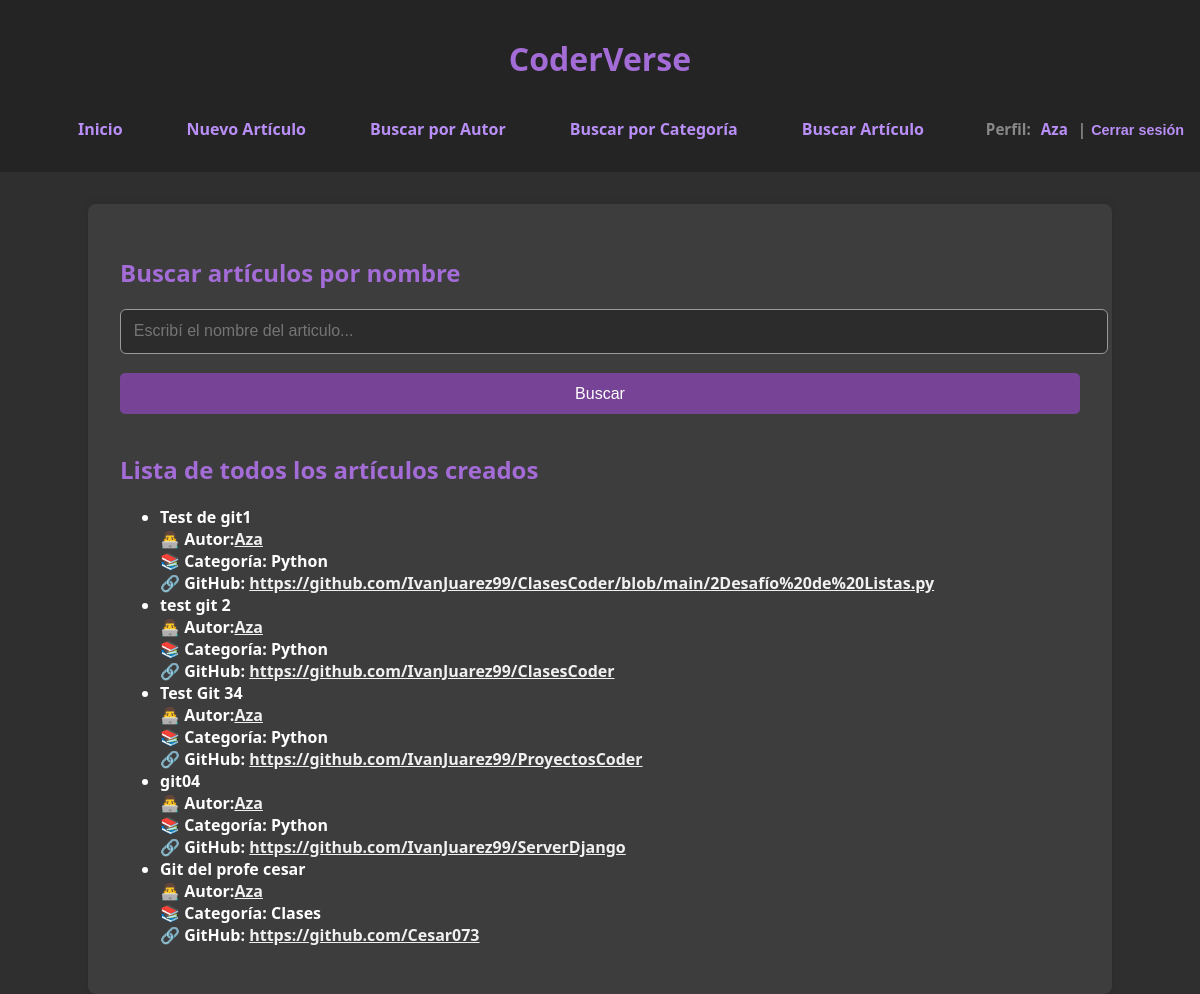
The page /buscar_articulos/ (signed in) on the database its author committed.
### blog/models.py (models this page shows, shortened)
class Articulo(models.Model):
    titulo = models.CharField(max_length=20)
    autor = models.ForeignKey(Autor, on_delete=models.CASCADE)
    contenido = models.TextField()
    categoria = models.ForeignKey(Categoria, on_delete=models.CASCADE)
    fecha_publicacion = models.DateField(auto_now_add=True)

class Autor(models.Model):
    user = models.OneToOneField(User, on_delete=models.CASCADE, null=True, blank=True)
    nombre = models.CharField(max_length=20)
    especialidad = models.CharField(max_length=20)
    biografia = models.TextField()

class Categoria(models.Model):
    nombre = models.CharField(max_length=20)
    descripcion = models.TextField()

### blog/views.py (the view)
# urls.py: path('buscar_articulos/', views.buscar_articulos, name='buscar_articulos'),
@login_required
def buscar_articulos(request):
    query = request.GET.get('query', '')
    if query:
        resultados = Articulo.objects.filter(titulo__icontains=query)
    else:
        resultados = None
    todos_los_articulos = Articulo.objects.all()
    form = BusquedaArticuloForm(request.GET)
    return render(request, 'blog/buscar_articulos.html', {'form': form, 'resultados': resultados, 'todos_los_articulos': todos_los_articulos, 'query': query})

### blog/forms.py
class BusquedaArticuloForm(forms.Form):
    query = forms.CharField(max_length=100, required=False, label='Buscar Artículo')

### blog/templates/blog/buscar_articulos.html (shortened to what this page needs)
{% extends 'blog/base.html' %}
{% block content %}
    <h2>Buscar artículos por nombre</h2>
    <form method="get">
        <input type="text" name="query" placeholder="Escribí el nombre del articulo..." value="{{ query }}">
        <input type="submit" value="Buscar">
    </form>
    <h2>Lista de todos los artículos creados</h2>
    <ul class="resultados">
    {% for articulo in todos_los_articulos %}
        <li>
            <strong>{{ articulo.titulo }}</strong><br>
            <span style="color: #562ea5;">👨‍💻</span> <strong>Autor:<a href="{% url 'perfil_autor' autor_id=articulo.autor.id %}">{{ articulo.autor.nombre }}</a><br>
            <span style="color: #562ea5;">📚</span> <strong>Categoría:</strong> {{ articulo.categoria.nombre }}<br>
            <span style="color: #562ea5;">🔗</span> <strong>GitHub:</strong>
            <a href="{{ articulo.contenido }}" target="_blank">{{ articulo.contenido }}</a><br>
        </li>
    {% endfor %}
</ul>
{% endblock %}

### blog/templates/blog/base.html (shortened to what this page needs)
<!DOCTYPE html>
<html lang="es">
<head>
</head>
<body>
    <header>
        <h1>CoderVerse</h1>
        {% if user.is_authenticated %}
            <nav style="display: flex; justify-content: space-between; align-items: center; flex-wrap: wrap;">
                <div style="display: flex; justify-content: center; flex-wrap: wrap; flex: 1;">
                    <a href="{% url 'inicio' %}">Inicio</a>
                    <a href="{% url 'crear_articulo' %}">Nuevo Artículo</a>
                    <a href="{% url 'buscar_autor' %}">Buscar por Autor</a>
                    <a href="{% url 'buscar_categoria' %}">Buscar por Categoría</a>
                    <a href="{% url 'buscar_articulos' %}">Buscar Artículo</a>
                </div>
                <div style="display: flex; align-items: center; font-weight: bold; font-size: 0.95rem;">
                    <span>Perfil:</span>
                    {% with autor=user.autor %}
                        {% if autor %}
                            <a href="{% url 'perfil_autor' autor.id %}" style="color: rgb(185, 143, 247); text-decoration: none; margin: 0 2px;">{{ user.username }}</a>
                        {% else %}
                            <span style="color: rgb(185, 143, 247); margin: 0 px;">{{ user.username }}</span>
                        {% endif %}
                    {% endwith %}
                    <span>| </span>
                    <form action="{% url 'logout' %}" method="post" style="display: inline; margin-left: 5px;">
                        <button type="submit" style="border: none; background: none; padding: 0; margin: 0; color: rgb(185, 143, 247);font-size: 0.90rem; font-weight: bold; cursor: pointer; display: inline;">Cerrar sesión</button>
                    </form>
                </div>
            </nav>
        {% endif %}
    </header>
    <main>
        {% block content %}
        {% endblock %}
    </main>
</body>
</html>

### blog/templates/blog/base.html (style rules this page uses)
body, html { margin: 0; padding: 0; height: 100%; font-family: 'Segoe UI', sans-serif; background-color: #2f2f2f; color: white; }
body { display: flex; flex-direction: column; min-height: 100vh; }
header, footer { background-color: #242424; color: rgb(136, 136, 136); text-align: center; padding: 1rem; }
nav { display: flex; justify-content: center; align-items: center; padding: 0.5rem 0; }
nav a { color: rgb(185, 143, 247); margin: 0 1.5rem; text-decoration: none; font-weight: bold; padding: 0.5rem 0.5rem; border-radius: 6px; transition: background-color 0.3s; }
main { width: 80%; max-width: 1200px; margin: 2rem auto; background: #3d3d3d; padding: 2rem; border-radius: 8px; box-shadow: 0 0 10px rgba(0,0,0,0.1); flex: 1; }
h1, h2 { color: #a36cd6; }
p, a { color: #f0f0f0; }
form input, form select, form textarea { width: 100%; padding: 0.8rem; margin-bottom: 1.2rem; border: 1px solid #999; border-radius: 6px; font-size: 1rem; background-color: #2c2c2c; color: white; }
input[type="submit"], button { background-color: #774396; color: white; border: none; padding: 0.7rem 1.5rem; border-radius: 5px; cursor: pointer; }

### rows shown on the page
Articulo: titulo "Test de git1", autor.nombre "Aza", categoria.nombre "Python", contenido "https://github.com/IvanJuarez99/ClasesCoder/blob/main/2Desafío%20de%20Listas.py"
Articulo: titulo "test git 2", autor.nombre "Aza", categoria.nombre "Python", contenido "https://github.com/IvanJuarez99/ClasesCoder"
Articulo: titulo "Test Git 34", autor.nombre "Aza", categoria.nombre "Python", contenido "https://github.com/IvanJuarez99/ProyectosCoder"
Articulo: titulo "git04", autor.nombre "Aza", categoria.nombre "Python", contenido "https://github.com/IvanJuarez99/ServerDjango"
Articulo: titulo "Git del profe cesar", autor.nombre "Aza", categoria.nombre "Clases", contenido "https://github.com/Cesar073"

### other values the page prints
{{ user.username }} "Aza"
